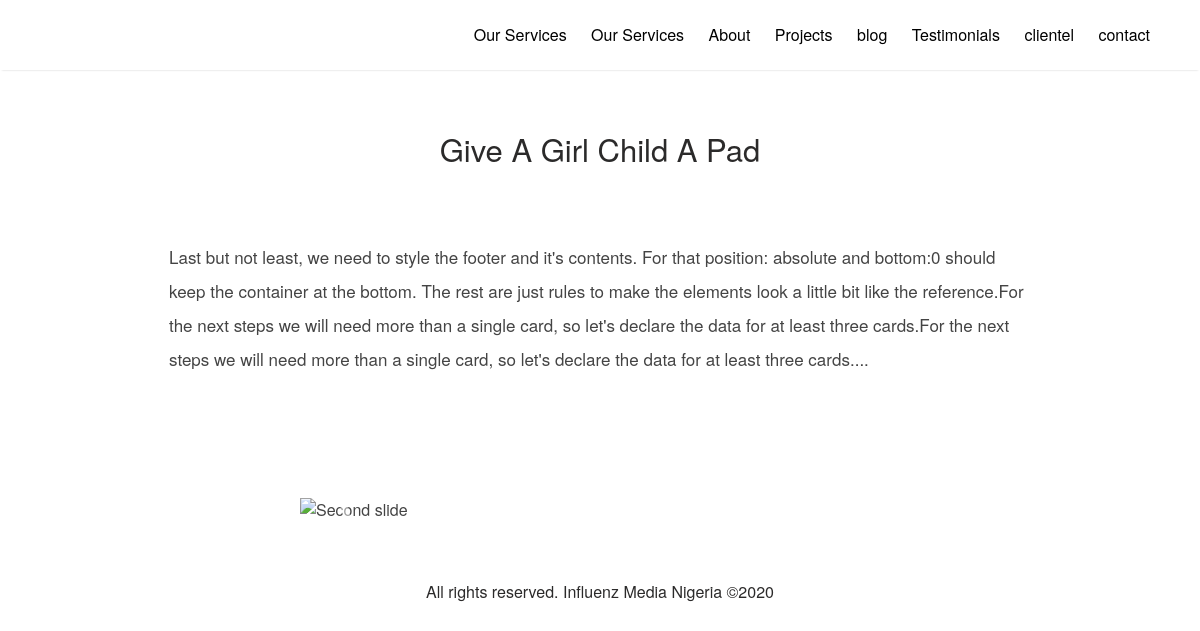
The app's page /post/2/ with its own data.
### myapp/models.py (models this page shows, shortened)
class Blog(models.Model):
    title=models.CharField(max_length=25)
    text=models.TextField()
    time = models.DateTimeField(auto_now_add=True)
    img1=models.FileField(upload_to='blog_images')
    img2=models.FileField(upload_to='blog_images', null=True, blank=True)
    img3=models.FileField(upload_to='blog_images', null=True, blank=True)

### myapp/views.py (the view)
# urls.py: path('post/<int:pk>/', views.PostDetailView.as_view(), name='post_detail'),
class PostDetailView(DetailView):
    model = Blog
    context_object_name='post_detail'

### templates/myapp/blog_detail.html (shortened to what this page needs)
{% extends 'base.html' %}
{% block body %}
<br><br><br><br><br>
<div class="container">
        <div class="row">
                        <div class="col-lg-12 text-center text-capitalize detail-title">
                                <h2 style="font-weight:bolder;">
                                        {{post_detail.title}}
                                </h2>
                        </div>
        </div>
</div>
<div class="container" style="text-align: center;">
</div>
    <div class="row">
        <div class="col-lg-12">
                <br>
                <p>
                    {{post_detail.text}}...
                </p>
                <br>
                <br>
               <br>
        </div>
    </div>
<div id = "carouselwithIndicators" class = "carousel slide bg-chrome" data-ride = "carousel">
<ol class = "carousel-indicators">
        <li data-target = "#carouselExampleIndicators" data-slide-to = "0" class = "active"></li>
        <li data-target = "#carouselExampleIndicators" data-slide-to = "1"></li>
        <li data-target = "#carouselExampleIndicators" data-slide-to = "2s"></li>
</ol>
<div style="" class =" carousel-inner">
        {% if post_detail.img2 %}
        <div class = "carousel-item">
        </div>
        {% endif %}
</div>
<a class = "carousel-control-prev" href = "#carouselwithIndicators" role = "button" data-slide = "prev">
        <span class = "carousel-control-prev-icon" aria-hidden = "true"></span>
</a>
<a class = "carousel-control-next" href = "#carouselwithIndicators" role = "button" data-slide = "next">
        <span class = "carousel-control-next-icon" aria-hidden = "true"></span>
</a>
</div>
{% endblock body %}

### templates/base.html (shortened to what this page needs)
{% load static %}
<!DOCTYPE html>
<html lang="en">
<head>
<link href="//maxcdn.bootstrapcdn.com/bootstrap/4.1.1/css/bootstrap.min.css" rel="stylesheet" id="bootstrap-css">
<link rel="stylesheet" href="https://maxcdn.bootstrapcdn.com/font-awesome/4.7.0/css/font-awesome.min.css">
<link type="text/css" rel="stylesheet" href="{% static 'css/style.css' %}" />
</head>
<body>
<div class="wrapper">
      <nav>
            <div class="logo">
            </div>
            <div class="menu">
                  <ul class="navbar-right">
                        <li><a href="#our_services_section">Our Services</a></li>
                        <li><a href="#our_services_section">Our Services</a></li>
                        <li><a href="{% url 'myapp:home' %}#about_section">About</a></li>
                        <li><a href="{% url 'myapp:home' %}#projects_section">Projects</a></li>
                        <li><a href="{% url 'myapp:post_list' %}">blog</a></li>
                        <li><a href="{% url 'myapp:home' %}#testimonials_section">Testimonials</a></li>
                        <li><a href="{% url 'myapp:home' %}#clientel_section">clientel</a></li>
                        <li><a href="{% url 'myapp:home' %}#contact_section">contact</a></li>
                  </ul>
            </div>
      </nav>
</div>
{% block body %}
{% endblock body %}
<footer id="footer">
		<div class="container">
			<div class="row">
				<div class="col-md-12 text-center">
						<h6>All rights reserved. Influenz Media Nigeria ©2020 </h6>
				</div>
			</div>
		</div>
	</footer>
</body>
</html>

### static/css/style.css (style rules this page uses)
body { color:rgb(43, 42, 42); }
.container { padding-top: 10px; }
.carousel-item.active, .carousel-item-next, .carousel-item-prev { display:block; }
.logo { width: 50px; font-size: 25px; color: #8f8f8f; text-transform: uppercase; float: left; display: block; margin-top: 0; line-height: 1; margin-bottom: 10px; }
.row { width: 100%; max-width: 940px; margin: 0 auto; position: relative; padding: 0 2%; }
* { box-sizing: border-box; }
body { color: #8f8f8f; background: white; font-family: "Cardo", serif; font-weight: 300; -webkit-font-smoothing: antialiased; }
a { text-decoration: none; }
p { margin-bottom: 20px; font-size: 17px; line-height: 2; }
body { font-family: 'Poppins', sans-serif; font-size: 16px; color: #444; }
h1, h2, h3, h4, h5, h6 { margin: 0px 0px 15px; color: rgb(43, 42, 42); font-weight: 500; }
h2 { font-size: 31px; }
a { color: #0b0f28; -webkit-transition: 0.3s color; transition: 0.3s color; }
ul, ol { margin: 0; padding: 0; list-style: none }
#footer { padding: 20px 5px; }

### templates/myapp/blog_detail.html (style rules this page uses)
#carouselwithIndicators { width: 50%; margin: 30px auto; }

### templates/base.html (style rules this page uses)
html, body { margin: 0; padding: 0; width: 100%; }
body { font-family: "Helvetica Neue",sans-serif; font-weight: lighter; }
.logo { line-height: 60px; position: fixed; float: left; margin: 5px 0px 5px 35px; color: #000; font-weight: bold; font-size: 20px; letter-spacing: 2px; }
nav { position: fixed; width: 100%; line-height: 60px; z-index: 9999; box-shadow: 0 2px 2px -2px rgba(0,0,0,.2); }
nav ul { line-height: 60px; list-style: none; background: rgba(0, 0, 0, 0); overflow: hidden; color: #fff; padding: 0; text-align: right; margin: 0; padding-right: 40px; transition: 1s; }
nav ul li { display: inline-block; padding: 5px 10px; }
nav ul li a { text-decoration: none; color: #000; font-size: 16px; }

### records on screen
Blog: title "Give A Girl Child A Pad", text "Last but not least, we need to style the footer and it's contents. For that position: absolute and bottom:0 should keep the container at the bottom. The rest are just rules to make the elements look a little bit like the reference.For the next steps we will need more than a single card, so let's declare the data for at least three cards.For the next steps we will need more than a single card, so let's declare the data for at least three cards."
